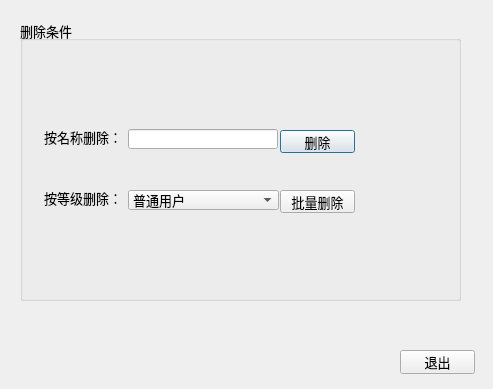
<?xml version="1.0" encoding="UTF-8"?>
<ui version="4.0">
 <class>QWDialogDelete</class>
 <widget class="QDialog" name="QWDialogDelete">
  <property name="geometry">
   <rect>
    <x>0</x>
    <y>0</y>
    <width>493</width>
    <height>389</height>
   </rect>
  </property>
  <property name="font">
   <font>
    <pointsize>10</pointsize>
   </font>
  </property>
  <property name="windowTitle">
   <string>单元格定位与文字设置</string>
  </property>
  <widget class="QGroupBox" name="groupBox">
   <property name="geometry">
    <rect>
     <x>20</x>
     <y>20</y>
     <width>441</width>
     <height>281</height>
    </rect>
   </property>
   <property name="title">
    <string>删除条件</string>
   </property>
   <widget class="QPushButton" name="btnNameDel">
    <property name="geometry">
     <rect>
      <x>260</x>
      <y>110</y>
      <width>75</width>
      <height>23</height>
     </rect>
    </property>
    <property name="text">
     <string>删除</string>
    </property>
   </widget>
   <widget class="QPushButton" name="btnNameDel_2">
    <property name="geometry">
     <rect>
      <x>260</x>
      <y>170</y>
      <width>75</width>
      <height>23</height>
     </rect>
    </property>
    <property name="text">
     <string>批量删除</string>
    </property>
   </widget>
   <widget class="QLabel" name="label_2">
    <property name="geometry">
     <rect>
      <x>30</x>
      <y>70</y>
      <width>65</width>
      <height>16</height>
     </rect>
    </property>
    <property name="text">
     <string/>
    </property>
   </widget>
   <widget class="QComboBox" name="combB_logGrade">
    <property name="geometry">
     <rect>
      <x>108</x>
      <y>170</y>
      <width>151</width>
      <height>20</height>
     </rect>
    </property>
    <item>
     <property name="text">
      <string>普通用户</string>
     </property>
    </item>
    <item>
     <property name="text">
      <string>管理员</string>
     </property>
    </item>
   </widget>
   <widget class="QLabel" name="label_4">
    <property name="geometry">
     <rect>
      <x>24</x>
      <y>170</y>
      <width>78</width>
      <height>16</height>
     </rect>
    </property>
    <property name="text">
     <string>按等级删除：</string>
    </property>
   </widget>
   <widget class="QLabel" name="label">
    <property name="geometry">
     <rect>
      <x>24</x>
      <y>109</y>
      <width>78</width>
      <height>16</height>
     </rect>
    </property>
    <property name="text">
     <string>按名称删除：</string>
    </property>
   </widget>
   <widget class="QLineEdit" name="lineEdit_username">
    <property name="geometry">
     <rect>
      <x>108</x>
      <y>109</y>
      <width>150</width>
      <height>20</height>
     </rect>
    </property>
   </widget>
  </widget>
  <widget class="QPushButton" name="btnClose">
   <property name="geometry">
    <rect>
     <x>400</x>
     <y>350</y>
     <width>75</width>
     <height>24</height>
    </rect>
   </property>
   <property name="text">
    <string>退出</string>
   </property>
   <property name="icon">
    <iconset>
     <normaloff>:/images/images/132.bmp</normaloff>:/images/images/132.bmp</iconset>
   </property>
  </widget>
 </widget>
 <resources/>
 <connections>
  <connection>
   <sender>btnClose</sender>
   <signal>clicked()</signal>
   <receiver>QWDialogDelete</receiver>
   <slot>close()</slot>
   <hints>
    <hint type="sourcelabel">
     <x>274</x>
     <y>108</y>
    </hint>
    <hint type="destinationlabel">
     <x>243</x>
     <y>134</y>
    </hint>
   </hints>
  </connection>
 </connections>
</ui>
